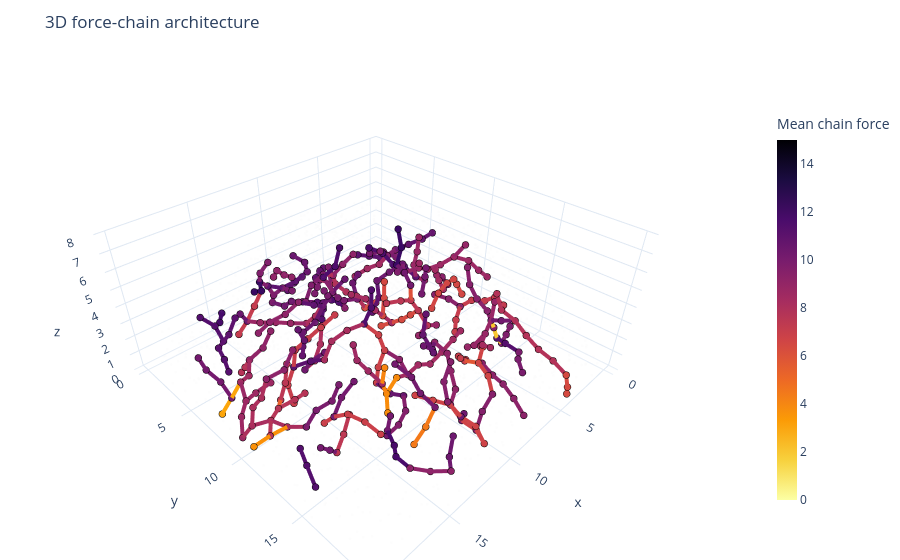

Source (notebook cell):
### Markdown cell above
#fixed axes
def visualize_3d_chain_architecture(pos: PositionDict, chains: List[List[int]], G: nx.Graph, save_html: Path | None = None):
    if not PLOTLY_AVAILABLE:
        print("Plotly not available; skipping 3D figure.")
        return

    fig = go.Figure()

    pts = np.array(list(pos.values()))
    fig.add_trace(go.Scatter3d(
        x=pts[:, 0],
        y=pts[:, 1],
        z=pts[:, 2],
        mode="markers",
        marker=dict(
            size=1.5,
            color="lightgray",
            opacity=0.035
        ),
        name="Background particles",
        hoverinfo="skip",
    ))

    chain_forces = []
    for c in chains:
        forces = [
            G[c[i]][c[i+1]]["force"]
            for i in range(len(c)-1)
            if G.has_edge(c[i], c[i+1])
        ]
        chain_forces.append(np.mean(forces) if forces else 0.0)

    if len(chain_forces) == 0:
        print("No chains to visualize.")
        return

    # FIXED color scale: 0 to 15
    norm = mcolors.Normalize(vmin=0, vmax=15)

    for i, c in enumerate(chains):
        c_pts = np.array([pos[p] for p in c if p in pos])
        if len(c_pts) == 0:
            continue

        rgba = cm.inferno(norm(chain_forces[i]))
        hex_color = mcolors.to_hex(rgba)

        fig.add_trace(go.Scatter3d(
            x=c_pts[:, 0],
            y=c_pts[:, 1],
            z=c_pts[:, 2],
            mode="lines+markers",
            line=dict(
                color=hex_color,
                width=8
            ),
            marker=dict(
                size=4,
                color=hex_color,
                opacity=1,
                line=dict(color="black", width=1)
            ),
            name=f"Chain {i}",
            text=f"Chain {i}<br>Mean force: {chain_forces[i]:.2f}<br>Particles: {len(c)}",
            hoverinfo="text",
        ))

    # Dummy trace for fixed colorbar
    fig.add_trace(go.Scatter3d(
        x=[None],
        y=[None],
        z=[None],
        mode="markers",
        marker=dict(
            colorscale="Inferno",
            showscale=True,
            cmin=0,
            cmax=15,
            color=[0],  # required to trigger colorbar
            colorbar=dict(
                title="Mean chain force",
                thickness=20,
                len=0.8
            ),
        ),
        showlegend=False,
    ))

    fig.update_layout(
        title="3D force-chain architecture",
        template="plotly_white",
        scene=dict(
            xaxis=dict(title="x"),
            yaxis=dict(title="y"),
            zaxis=dict(
                title="z",
                range=[0, 8]   # FIXED z axis
            ),
            bgcolor="white",
        ),
        margin=dict(l=0, r=0, b=0, t=55),
        showlegend=False,
    )

    if save_html:
        fig.write_html(str(save_html))
        print(f"Saved interactive figure to {save_html}")
    fig.write_image("output.png", scale=1, width=1800, height=1500)
    fig.show()
    

visualize_3d_chain_architecture(
    pos,
    chains,
    G,
    save_html=output_dir / "chain_architecture_3d.html"
)

### Code cell
#in addition to html save an image
def visualize_3d_chain_architecture(
    pos: PositionDict,
    chains: List[List[int]],
    G: nx.Graph,
    save_html: Path | None = None,
    save_png: Path | None = None,
):
    if not PLOTLY_AVAILABLE:
        print("Plotly not available; skipping 3D figure.")
        return

    fig = go.Figure()

    pts = np.array(list(pos.values()))
    fig.add_trace(go.Scatter3d(
        x=pts[:, 0],
        y=pts[:, 1],
        z=pts[:, 2],
        mode="markers",
        marker=dict(
            size=1.5,
            color="lightgray",
            opacity=0.035
        ),
        name="Background particles",
        hoverinfo="skip",
    ))

    chain_forces = []
    for c in chains:
        forces = [
            G[c[i]][c[i+1]]["force"]
            for i in range(len(c)-1)
            if G.has_edge(c[i], c[i+1])
        ]
        chain_forces.append(np.mean(forces) if forces else 0.0)

    if len(chain_forces) == 0:
        print("No chains to visualize.")
        return

    norm = mcolors.Normalize(vmin=0, vmax=15)

    for i, c in enumerate(chains):
        c_pts = np.array([pos[p] for p in c if p in pos])
        if len(c_pts) == 0:
            continue

        rgba = cm.inferno(norm(chain_forces[i]))
        hex_color = mcolors.to_hex(rgba)

        fig.add_trace(go.Scatter3d(
            x=c_pts[:, 0],
            y=c_pts[:, 1],
            z=c_pts[:, 2],
            mode="lines+markers",
            line=dict(color=hex_color, width=8),
            marker=dict(
                size=4,
                color=hex_color,
                opacity=1,
                line=dict(color="black", width=1)
            ),
            name=f"Chain {i}",
            text=f"Chain {i}<br>Mean force: {chain_forces[i]:.2f}<br>Particles: {len(c)}",
            hoverinfo="text",
        ))

    fig.add_trace(go.Scatter3d(
        x=[None],
        y=[None],
        z=[None],
        mode="markers",
        marker=dict(
            colorscale="Inferno_r",
            #colorscale="Plasma_r",
            showscale=True,
            cmin=0,
            cmax=15,
            color=[0],
            colorbar=dict(
                title="Mean chain force",
                thickness=20,
                len=0.8
            ),
        ),
        showlegend=False,
    ))

    fig.update_layout(
        title="3D force-chain architecture",
        template="plotly_white",
        scene=dict(
            xaxis=dict(title="x"),
            yaxis=dict(title="y"),
            zaxis=dict(title="z", range=[0, 8]),
            bgcolor="white",
        ),
        margin=dict(l=0, r=0, b=0, t=55),
        showlegend=False,
    )

    # Save interactive HTML
    if save_html:
        fig.write_html(str(save_html))
        print(f"Saved interactive figure to {save_html}")

    # Save static PNG
    if save_png:
        fig.write_image(str(save_png), width=2000, height=1800, scale=2)
        print(f"Saved static image to {save_png}")

    fig.show()


visualize_3d_chain_architecture(
    pos,
    chains,
    G,
    save_html=output_dir / "chain_architecture_3d.html",
    save_png=output_dir / "chain_architecture_3d.png",
)
